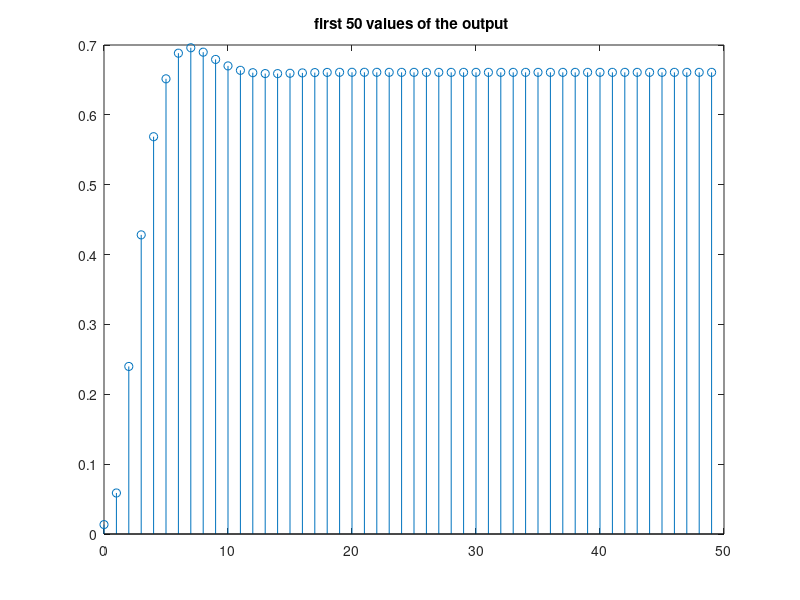
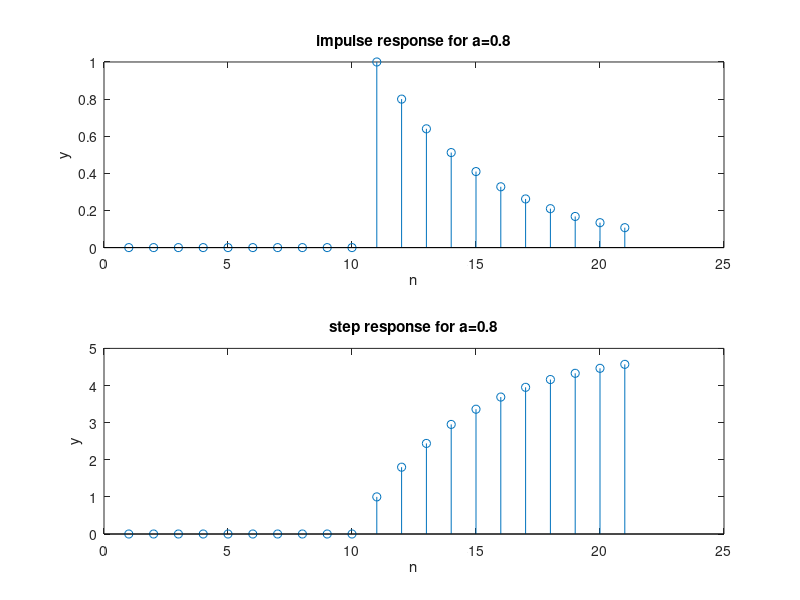
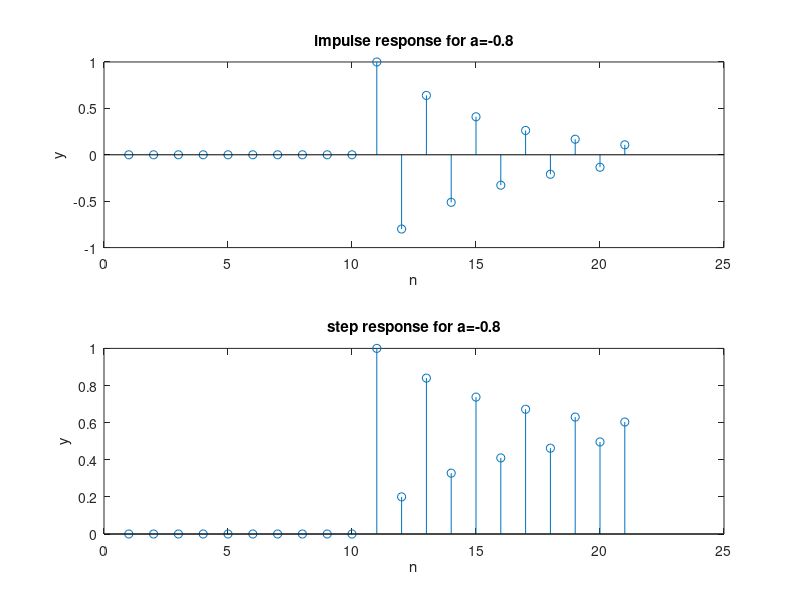

Recreate these plots in MATLAB, in order.
a=[1 -1.143 .4128 ]; b=[.0675 .149 .675]; 
y=filter(b,a,.2*ones(1,50));
figure
stem(0:49,y)
title('first 50 values of the output ');
%%
a=[1 -0.8];
b=[1];
n=-10:10
x=(n==0);
y=(n>=0);
y1=filter(b,a,x);
figure
subplot(2,1,1)
stem(y1)
title('impulse response for a=0.8')
xlabel('n');
ylabel('y');
y2=filter(b,a,y)
subplot(2,1,2)
stem(y2)
title('step response for a=0.8')
xlabel('n');
ylabel('y');

% 
a=[1 0.8];
b=[1];
n=-10:10
x=(n==0);
y=(n>=0);
y1=filter(b,a,x);
figure
subplot(2,1,1)
stem(y1)
title('impulse response for a=-0.8')
xlabel('n');
ylabel('y');
y2=filter(b,a,y)
subplot(2,1,2)
stem(y2)
xlabel('n');
ylabel('y');
title('step response for a=-0.8')
